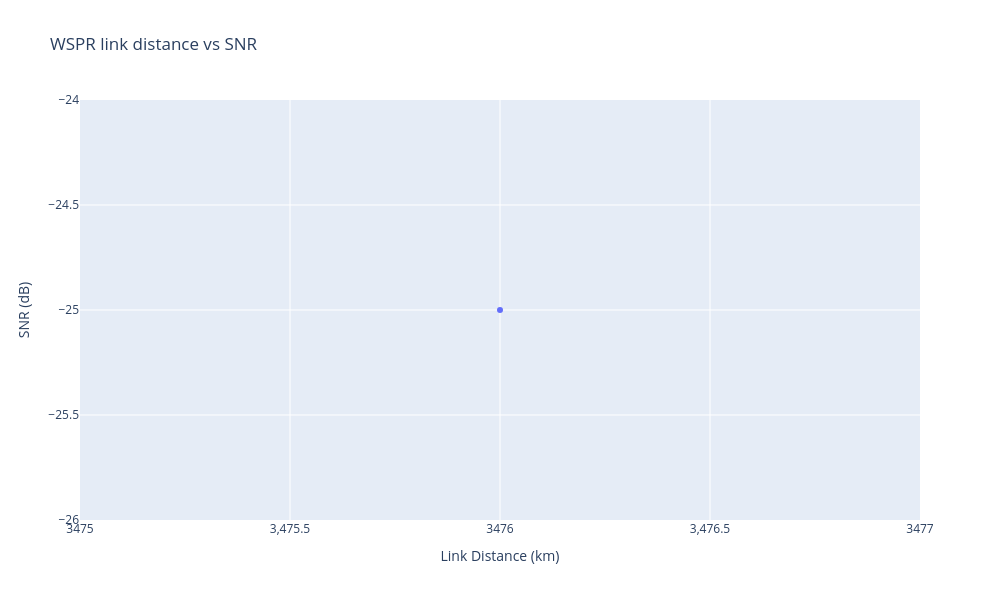

The notebook cell saved with this chart:
### Markdown cell above
### Link distance vs reported SNR

### Code cell
fig = go.Figure(data=go.Scatter(x=wspr_df_filtered.distance, y=wspr_df_filtered.snr, mode='markers'))

fig.update_layout(
    yaxis_title="SNR (dB)", xaxis_title="Link Distance (km)", title="WSPR link distance vs SNR",
    width=1000, height=600
)
fig.show()

### Figure 1 — Plotly figure (JSON) as saved in the notebook; plotly's stock layout.template omitted (floating-point values rounded to 4 significant figures)
{"data": [{"mode": "markers", "type": "scatter", "x": [3476], "y": [-25]}], "layout": {"height": 600, "title": {"text": "WSPR link distance vs SNR"}, "width": 1000, "xaxis": {"title": {"text": "Link Distance (km)"}}, "yaxis": {"title": {"text": "SNR (dB)"}}}}
